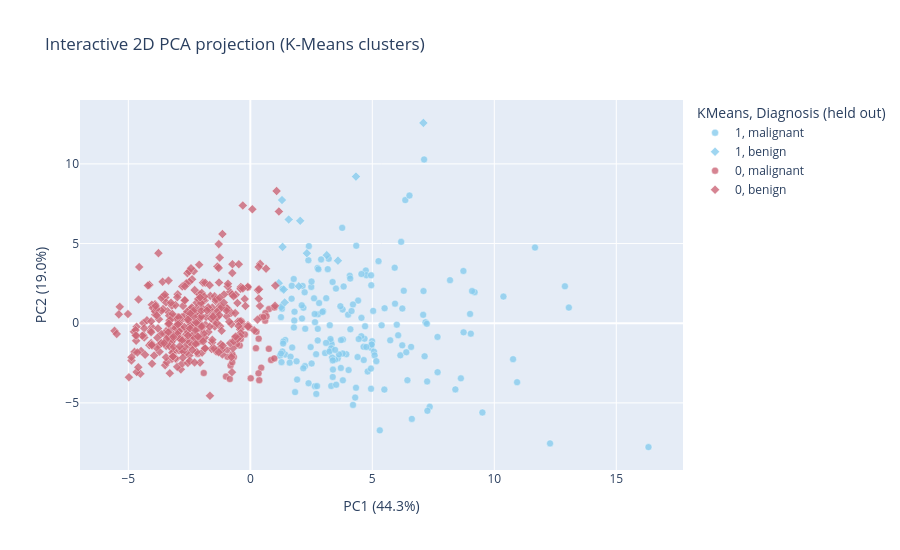

The code cell stored with this chart in its notebook:
### Code cell
# Interactive 2D
fig = px.scatter(df, x="PC1", y="PC2", color="KMeans", symbol="Diagnosis (held out)",
                 title="Interactive 2D PCA projection (K-Means clusters)",
                 labels={"PC1": f"PC1 ({ev[0]:.1%})", "PC2": f"PC2 ({ev[1]:.1%})"},
                 color_discrete_sequence=px.colors.qualitative.Safe, opacity=.8, height=550)
fig.update_traces(marker=dict(size=7, line=dict(width=.4, color="white")))
fig.show()

### Figure 1 — Plotly figure (JSON) as saved in the notebook; plotly's stock layout.template omitted (floating-point values rounded to 4 significant figures; data arrays with more than 128 entries replaced by an {"elided": "..."} marker saying what was removed)
{"data": [{"hovertemplate": "KMeans=1<br>Diagnosis (held out)=malignant<br>PC1 (44.3%)=%{x}<br>PC2 (19.0%)=%{y}<extra></extra>", "legendgroup": "1, malignant", "marker": {"color": "rgb(136, 204, 238)", "line": {"color": "white", "width": 0.4}, "opacity": 0.8, "size": 7, "symbol": "circle"}, "mode": "markers", "name": "1, malignant", "orientation": "v", "showlegend": true, "type": "scatter", "x": {"elided": "175 float values"}, "xaxis": "x", "y": {"elided": "175 float values"}, "yaxis": "y"}, {"hovertemplate": "KMeans=1<br>Diagnosis (held out)=benign<br>PC1 (44.3%)=%{x}<br>PC2 (19.0%)=%{y}<extra></extra>", "legendgroup": "1, benign", "marker": {"color": "rgb(136, 204, 238)", "line": {"color": "white", "width": 0.4}, "opacity": 0.8, "size": 7, "symbol": "diamond"}, "mode": "markers", "name": "1, benign", "orientation": "v", "showlegend": true, "type": "scatter", "x": [4.33, 1.167, 1.26, 3.591, 1.409, 7.093, 1.323, 3.134, 1.573, 2.045, 1.988, 1.37, 2.317, 1.299], "xaxis": "x", "y": [9.203, 2.515, 1.016, 3.926, 1.305, 12.57, 4.789, 4.273, 6.509, 6.427, 2.316, 2.11, 4.389, 7.73], "yaxis": "y"}, {"hovertemplate": "KMeans=0<br>Diagnosis (held out)=malignant<br>PC1 (44.3%)=%{x}<br>PC2 (19.0%)=%{y}<extra></extra>", "legendgroup": "0, malignant", "marker": {"color": "rgb(204, 102, 119)", "line": {"color": "white", "width": 0.4}, "opacity": 0.8, "size": 7, "symbol": "circle"}, "mode": "markers", "name": "0, malignant", "orientation": "v", "showlegend": true, "type": "scatter", "x": [-0.8104, 0.3421, 0.2301, -0.9981, 0.7653, -2.151, -0.09333, 0.9905, -0.2935, -0.6746, -0.3617, 0.6076, 0.2525, 0.6163, -0.4329, 0.851, -0.6389, -1.977, -0.9475, 0.7589, -0.39, 0.3649, -0.2231, 0.4465, 0.4605, -0.8402, -1.909, 0.3373, 0.01743, -2.386, -0.5429, -0.9341, 0.6644, 0.9817, -0.7418, -0.7338, 0.5359], "xaxis": "x", "y": [-2.659, -0.9683, -1.565, -3.351, 0.8862, -1.924, 2.261, 0.9849, -0.1371, -2.116, 0.1197, 0.1622, -0.5314, 0.6389, -1.392, -2.307, -0.9114, -0.4194, -1.685, -1.609, -0.9892, -3.574, -0.7018, -2.788, 0.3942, -3.5, -3.122, -3.144, -3.459, -0.8241, -1.317, -2.106, 0.4369, -2.21, -2.452, -1.944, 0.3807], "yaxis": "y"}, {"hovertemplate": "KMeans=0<br>Diagnosis (held out)=benign<br>PC1 (44.3%)=%{x}<br>PC2 (19.0%)=%{y}<extra></extra>", "legendgroup": "0, benign", "marker": {"color": "rgb(204, 102, 119)", "line": {"color": "white", "width": 0.4}, "opacity": 0.8, "size": 7, "symbol": "diamond"}, "mode": "markers", "name": "0, benign", "orientation": "v", "showlegend": true, "type": "scatter", "x": {"elided": "343 float values"}, "xaxis": "x", "y": {"elided": "343 float values"}, "yaxis": "y"}], "layout": {"height": 550, "legend": {"title": {"text": "KMeans, Diagnosis (held out)"}, "tracegroupgap": 0}, "title": {"text": "Interactive 2D PCA projection (K-Means clusters)"}, "xaxis": {"anchor": "y", "domain": [0.0, 1.0], "title": {"text": "PC1 (44.3%)"}}, "yaxis": {"anchor": "x", "domain": [0.0, 1.0], "title": {"text": "PC2 (19.0%)"}}}}
